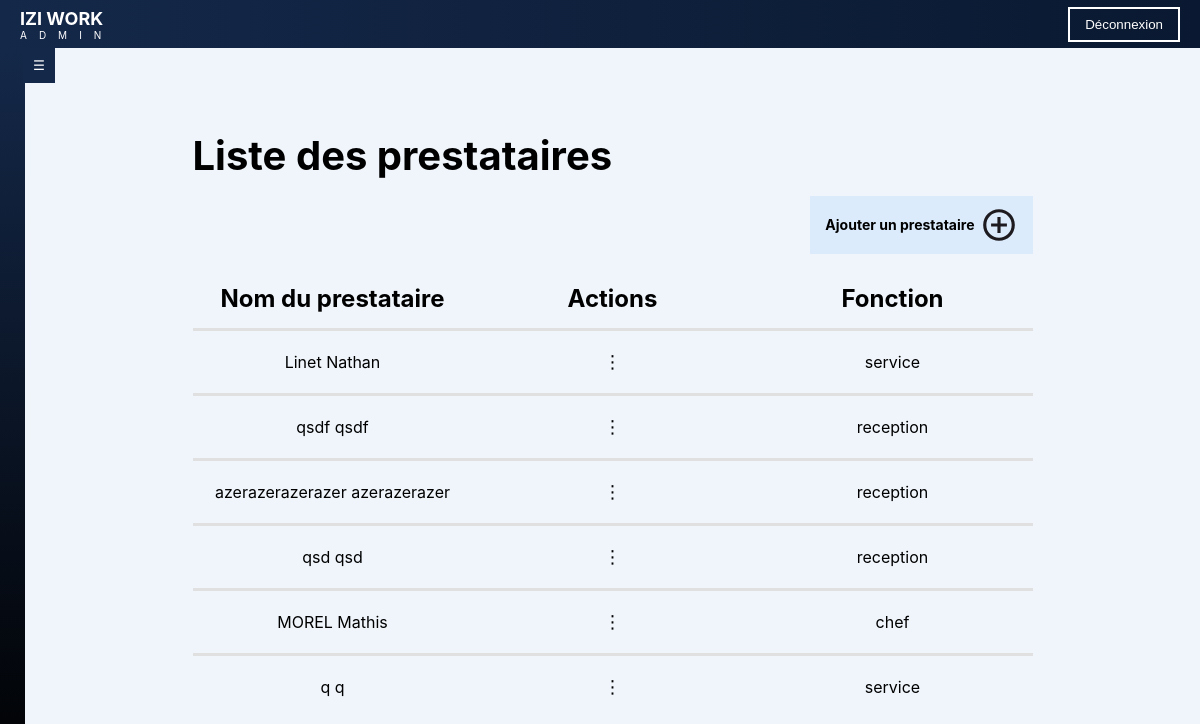
The app's page /prestataires (signed in) with its own data.
### app.py (models this page shows)
class User(UserMixin, db.Model):
    __tablename__ = 'USERS'
    id = db.Column('ID', db.Integer, primary_key=True)
    email = db.Column('Adresse_mail', db.String(255), unique=True, nullable=False)
    password = db.Column('Password', db.String(255), nullable=False)
    nom = db.Column('Nom', db.String(255), nullable=False)
    prenom = db.Column('Prenom', db.String(255), nullable=False)
    photo = db.Column('Photo_de_profil', db.String(255))
    telephone = db.Column('Numero_telephone', db.String(20))
    naissance = db.Column('Date_naissance', db.Date, nullable=False)
    fonction = db.Column('Fonction', db.String(255))
    siret = db.Column('SIRET', db.String(14), nullable=True)
    role = db.Column(db.String(20), nullable=False, default='user')  # 'admin' ou 'user'
    adresse = db.relationship('AdressePostale', backref='user', uselist=False)
    historique = db.relationship('Historique', backref='user')
    disponibilites = db.relationship('Disponibilite', backref='user')
    indisponibilites = db.relationship('Indisponibilite', backref='user')

### app.py (the view, shortened to what this page needs)
@app.route('/prestataires', methods=['GET', 'DELETE'])
@login_required
@admin_required
def prestataires():
    users = db.session.scalars(select(User)).all()  # Récupération des utilisateurs depuis la base de données
    return render_template('liste_presta/liste_presta.html', users=users)

### app.py (called while the page is built)
def admin_required(f):
    @wraps(f)
    def decorated_function(*args, **kwargs):
        if not current_user.is_authenticated or current_user.role != 'admin':
            abort(403)  # Accès interdit
        return f(*args, **kwargs)
    return decorated_function

@login_manager.user_loader
def load_user(user_id):
    return db.session.get(User, int(user_id))

### templates/liste_presta/liste_presta.html (shortened to what this page needs)
<!DOCTYPE html>
<html lang="fr">
<head>
    <link rel="stylesheet" href="{{ url_for('static', filename='css/style.css') }}">
</head>
<body>
    <div class="page">
        {% include 'includes/header.html' %}
        <div class="page-content">
            {% include 'includes/sidebar.html' %}
            <div class="container">
                <div class="header">
                    <div class="title">
                        <h1>Liste des prestataires</h1>
                    </div>
                    <div class="add-presta">
                        <a href="{{ url_for('presta') }}" class="add-btn">Ajouter un prestataire <img src="{{ url_for('static', filename='image/add_presta.svg') }}"/></a>
                    </div>
                </div>
                <table>
                    <thead>
                        <tr>
                            <th>Nom du prestataire</th>
                            <th>Actions</th>
                            <th>Fonction</th>
                        </tr>
                    </thead>
                    <tbody>
                        {% for user in users %}
                        <tr>
                            <td>{{ user.nom }} {{ user.prenom }}</td>
                            <td class="actions-cell">
                                <button class="action-btn">⋮</button>
                            </td>
                            <td>{{ user.fonction }}</td>
                        </tr>
                        {% endfor %}
                    </tbody>
                </table>
                </div>
            </div>
        </div>
</body>
</html>

### templates/includes/header.html (shortened to what this page needs)
<header class="top-nav">
    <div class="logo-container">
        <div class="logo">IZI WORK</div>
        <div class="sous_logo">
            {% if current_user.is_authenticated %}
                {{ 'ADMIN' if current_user.role == 'admin' else 'PRESTATAIRE' }}
            {% else %}
                INVITE
            {% endif %}
        </div>
    </div>
    <button class="logout-btn" onclick="logout()">Déconnexion</button>
</header>

### templates/includes/sidebar.html (shortened to what this page needs)
<aside class="sidebar">
    <div class="sidebar-container-content">
        <button class="toggle-btn">&#9776;</button>
    </div>
</aside>

### static/css/style.css (style rules this page uses)
body { margin: 0; padding: 0; font-family: 'Inter', Arial; background-color: #EFF5FB; }
.page { display: flex; flex-direction: column; }
.page-content { display: flex; }
.top-nav { height: 6vh; background: linear-gradient(-90deg, #0A1931 0%, #142849 100%); color: white; display: flex; justify-content: space-between; align-items: center; padding: 0 20px; z-index: 1000; }
.top-nav .logo { font-weight: bold; font-size: 18px; }
.top-nav .sous_logo { font-size: 10px; letter-spacing: 12px; }
.logout-btn { background-color: transparent; color: white; border: 2px solid white; padding: 8px 15px; cursor: pointer; transition: 0.3s; }
.header { display: flex; flex-direction: column; margin-bottom: 15px; }
.title { display: flex; justify-content: start; }
.add-presta { display: flex; justify-content: end; }
.add-btn { display: flex; align-items: center; background: #007bff15; color: black; padding: 10px 15px; text-decoration: none; font-size: 14px; font-weight: bold; }
.add-btn img { margin-left: 5px; }
table { width: 70vw; border-collapse: collapse; border-radius: 10px; justify-content: space-between; table-layout: fixed; overflow: visible; }
th, td { padding: 15px; text-align: left; border-bottom: 3px solid #E0E0E0; text-align:center; }
th { font-weight: bold; font-size: x-large; }
tbody tr:last-child td { border-bottom: none; }
.actions-cell { position: relative; width: 50px; }
.container .action-btn { color: #000000; background: none; border: none; font-size: 18px; cursor: pointer; padding: 5px; margin: auto; }
.container { display: flex; flex-direction: column; width: 70%; margin: auto; height: 94vh; justify-content: center; }
.container h1 { text-align: left; margin-top: 0%; margin-bottom: 2vh; font-size: 5vh; }
.container button { margin: 30px auto 0px 0px; padding: 20px 40px; font-size: 2vh; border: none; background-color: #142849; color: white; border-radius: 5px; cursor: pointer; }
.sidebar { width: 25px; height: 94vh; background: linear-gradient(0deg, #000000 0%, #142849 100%); color: white; display: flex; flex-direction: column; transition: width 0.3s ease-in-out; z-index: 999; }
.sidebar-container-content { display: flex; flex-direction: column; height: 100%; position: relative; }
.toggle-btn { position: absolute; right: -30px; background: #142849 ; border: none; color: white; padding: 10px; cursor: pointer; transition: background 0.3s; }

### records on screen
User: role "ADMIN", nom "Linet", prenom "Nathan", fonction "service"
User: nom "qsdf", prenom "qsdf", fonction "reception"
User: nom "azerazerazerazer", prenom "azerazerazer", fonction "reception"
User: nom "qsd", prenom "qsd", fonction "reception"
User: nom "MOREL", prenom "Mathis", fonction "chef"
User: nom "q", prenom "q", fonction "service"
